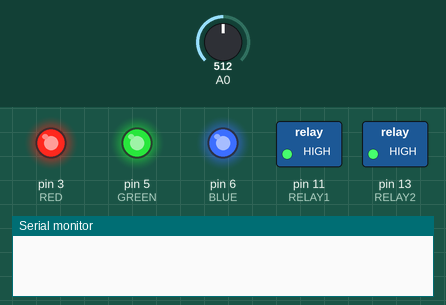
This sketch was run on a simulated Arduino Uno, built with avr-gcc and run on an emulated ATmega328P. Shown: switched loads named in the sketch (green lamp = pin HIGH), output pins drawn as LEDs (lit = HIGH), the last lines printed to the serial monitor. The test bench sets the inputs (shaded band); at power-on: A0 = 512. The modem accepts every AT command (registered, SIM ready, sends succeed) and sends nothing else.

Above: at 0.1 s.
At 10.1 s:
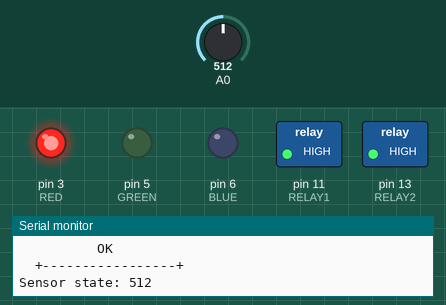
At 45.5 s:
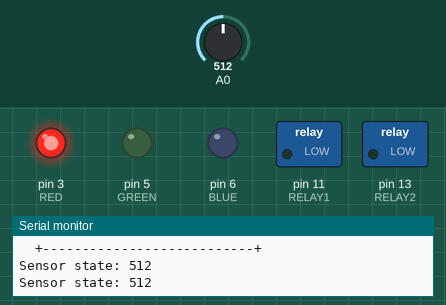
Timing chart, 0 to 47.0 s (numbered marks = the images above):
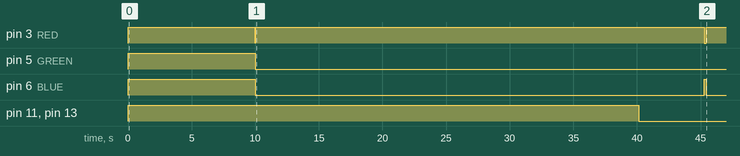

The sketch:

arduino.ino
```cpp
#include <SoftwareSerial.h>

SoftwareSerial SIM900(7, 8);

#define RED 3
#define GREEN 5
#define BLUE 6
#define RELAY1 11
#define RELAY2 13

boolean gas_state = false;
int sensorValue = 0;

void setup() {

  pinMode(RELAY1, OUTPUT);
  pinMode(RELAY2, OUTPUT);
  digitalWrite(RELAY1, HIGH);
  digitalWrite(RELAY2, HIGH);

  // Arduino communicates with SIM900 GSM shield at a baud rate of 19200
  // It is made sure that corresponds to the baud rate of the module
  pinMode(RED, OUTPUT);
  pinMode(GREEN, OUTPUT);
  pinMode(BLUE, OUTPUT);

  setupColor(255, 255, 255);
  Serial.begin(19200);
  SIM900.begin(19200);

  // time is taken for GSM shield log on to network
  //10,000ms == 10 seconds
  delay(10000);
  Serial.println("\t+-----------------+");
  Serial.println("\t        OK         ");
  Serial.println("\t+-----------------+\n");

}

void loop() {
  setupColor(0, 0, 255);
  if (gas_state != false) {
    digitalWrite(RELAY2, LOW);
    digitalWrite(RELAY1, LOW);
    Serial.println("\t+---------------------------+");
    Serial.println("\t       LEAK DETECTED         ");
    Serial.println("\t+---------------------------+\n\n");
    gas_state = true;
  }
  sensorValue = analogRead(A0);
  Serial.print("Sensor state: ");
  Serial.println(sensorValue);
  if (sensorValue >= 200) {
    if (!gas_state) {
      for (int i = 0; i < 5; i++) {
        setupColor(255, 0, 0);
        if (i >= 4) {
          delay(10000);
          digitalWrite(RELAY2, LOW);
          digitalWrite(RELAY1, LOW);
          gas_state = true;
          sendSMS3();
          break;
        } else {
          gas_state = false;
        }
        sendSMS3();
      }
      if (gas_state) {
        digitalWrite(RELAY2, LOW);
        digitalWrite(RELAY1, LOW);
        Serial.println("\t+---------------------------+");
        Serial.println("\t       LEAK DETECTED         ");
        Serial.println("\t+---------------------------+\n\n");
      }
    } else {
      gas_state = false;
    }
  }
  delay(100);
}
void setupColor(int red, int green, int blue) {
  analogWrite(RED, red);
  analogWrite(GREEN, green);
  analogWrite(BLUE, blue);
}


void sendSMS3() {
  if (gas_state) {
    digitalWrite(RELAY2, LOW);
    digitalWrite(RELAY1, LOW);
    gas_state = true;
  }
  // AT command to set SIM900 to SMS mode
  SIM900.print("AT+CMGF=1\r");
  delay(150);
  // INTERNATIONAL FORMAT CODE FOR MOBILE NUMBERS are used
  SIM900.println("AT + CMGS = \"+8801728408321\"");
  delay(150);

  SIM900.println("GAS LEAKED DETECTED!");
  delay(150);

  SIM900.println((char)26);
  delay(150);
  SIM900.println();

  delay(4400);
}
```

Measured:
- by itself, pin 3 (RED): HIGH → LOW at 10.0 s, → HIGH 0.01 s later, → LOW 35.3 s later, → HIGH 0.13 s later
- by itself, pin 5 (GREEN): HIGH → LOW at 10.0 s
- by itself, pin 6 (BLUE): HIGH → LOW at 10.0 s, → HIGH 35.3 s later, → LOW 0.13 s later
- by itself, pin 11 (RELAY1), pin 13 (RELAY2): HIGH → LOW at 40.2 s
